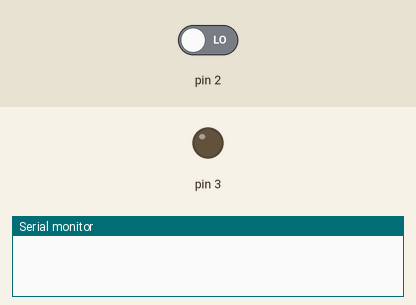
Simulated run of this sketch. Board: Arduino Uno, built with avr-gcc and run on an emulated ATmega328P. On the bench: output pins drawn as LEDs (lit = HIGH), the last lines printed to the serial monitor. Inputs (shaded band) come from the test bench; at power-on: pin 2 LOW.

Above: at 1.2 s.
1.3 s: pin 2 driven HIGH
At 1.76 s:
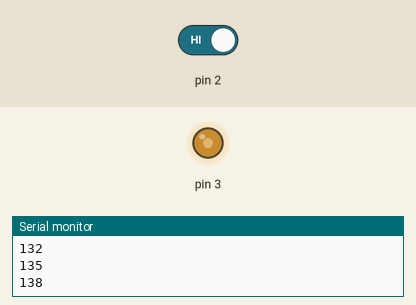
At 2.38 s:
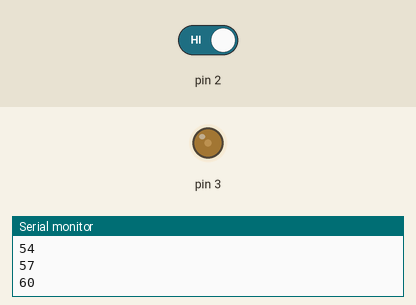
Timing chart, 0 to 10.3 s (numbered marks = the images above; inputs shaded):
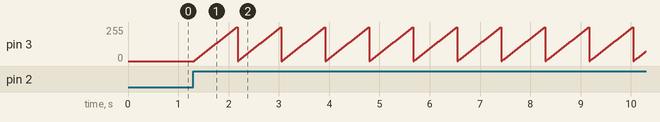

Measured:
- after the input at 1.3 s, pin 3: ramps from 0/255 to 255/255 and jumps back, once every 0.87 s

The sketch:

ch3_4_2_sw_led_arith.ino
```cpp
int pushValue = 0;
int cnt = 3;

void setup() {
  Serial.begin(9600);
  pinMode(3, OUTPUT);
  pinMode(2, INPUT);
}

void loop() {
  if (digitalRead(2) == HIGH && cnt < 5) {
    pushValue += cnt;
    if (pushValue > 255) pushValue = 0;
    Serial.println(pushValue);
  }
  delay(10);
  analogWrite(3, pushValue);
}
```
